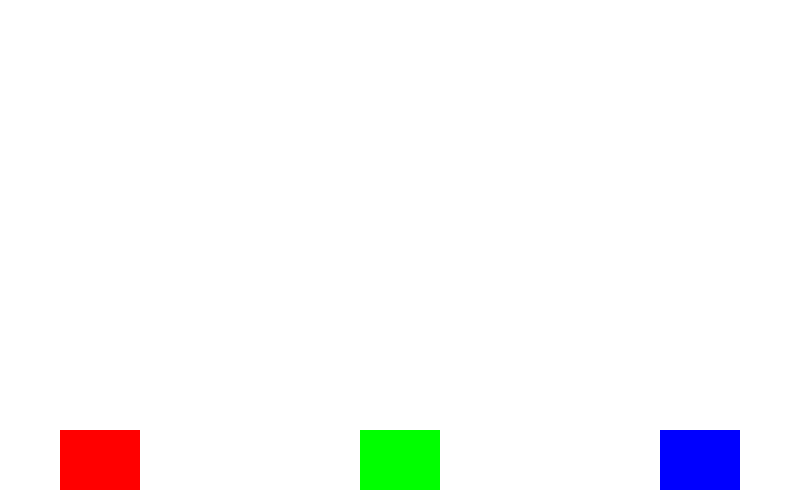
Frame 1 (no input)
Frame 60 (the mouse pressed at the canvas centre just before this capture): identical to frame 1, image omitted
Frame 120 (the mouse held since frame 60 and released just before this capture): identical to frame 1, image omitted

The Processing sketch that drew this single still picture (run headless with seeded random() and noise(); from frame 60 on, the mouse is pressed at the canvas centre):

// Processing sketch: processing_25639
// ── processing_25639.pde

//buttons

boolean red = false;
boolean blue = false;
boolean green = false;

void setup (){
size (800,500);
background(255);


}


void draw (){
rectMode(CENTER);
noStroke();
fill(255,0,0);
rect(100,460,80,60);

fill(0,255,0);
rect(400,460,80,60);

fill(0,0,255);
rect(700,460,80,60);

//boton rojo
if (red) {

if (keyPressed == true ) {
  strokeWeight(4);
  stroke(255,0,0,50);
line (mouseX, mouseY, mouseX+random(-50,50), mouseY+random(-50,50) );
fill( random(255), random(255), random(255)   );
line (mouseX, mouseY, mouseX+random(-50,50), mouseY+random(-50,50) );
fill( random(255), random(255), random(255)   );
line (mouseX, mouseY, mouseX+random(-50,50), mouseY+random(-50,50) );
fill( random(255), random(255), random(255)   );
line (mouseX, mouseY, mouseX+random(-50,50), mouseY+random(-50,50) ); 


}
}

else {


fill( random(255), random(255), random(255)   );



}

//boton verde
if (green) {

if (keyPressed == true ) {
  strokeWeight(4);
  stroke(0,255,0,50);
line (mouseX, mouseY, mouseX+random(-50,50), mouseY+random(-50,50) );
fill( random(255), random(255), random(255)   );
line (mouseX, mouseY, mouseX+random(-50,50), mouseY+random(-50,50) );
fill( random(255), random(255), random(255)   );
line (mouseX, mouseY, mouseX+random(-50,50), mouseY+random(-50,50) );
fill( random(255), random(255), random(255)   );
line (mouseX, mouseY, mouseX+random(-50,50), mouseY+random(-50,50) ); 


}
}

else {


fill( random(255), random(255), random(255)   );



}


//boton azul
if (blue) {

if (keyPressed == true ) {
  strokeWeight(4);
  stroke(0,0,255,50);
line (mouseX, mouseY, mouseX+random(-50,50), mouseY+random(-50,50) );
fill( 0,0,255,50 );
line (mouseX, mouseY, mouseX+random(-50,50), mouseY+random(-50,50) );
fill( 0,0,255,50   );
line (mouseX, mouseY, mouseX+random(-50,50), mouseY+random(-50,50) );
fill( 0,0,255,50 );
line (mouseX, mouseY, mouseX+random(-50,50), mouseY+random(-50,50) ); 


}
}

else {


fill( random(255), random(255), random(255)   );



}

}

void mousePressed () {

if ((mouseX > 60) && (mouseX < 140) && (mouseY > 430 )&& (mouseY < 490 )) {

red =!red;
green = false;
blue= false;

}

if ((mouseX > 360) && (mouseX < 440) && (mouseY > 430 )&& (mouseY < 490 )) {

green =!green;
red = false;
blue= false;
}



if ((mouseX > 660) && (mouseX < 740) && (mouseY > 430 )&& (mouseY < 490 )) {

blue =!blue;
red = false;
green= false;
}

}
